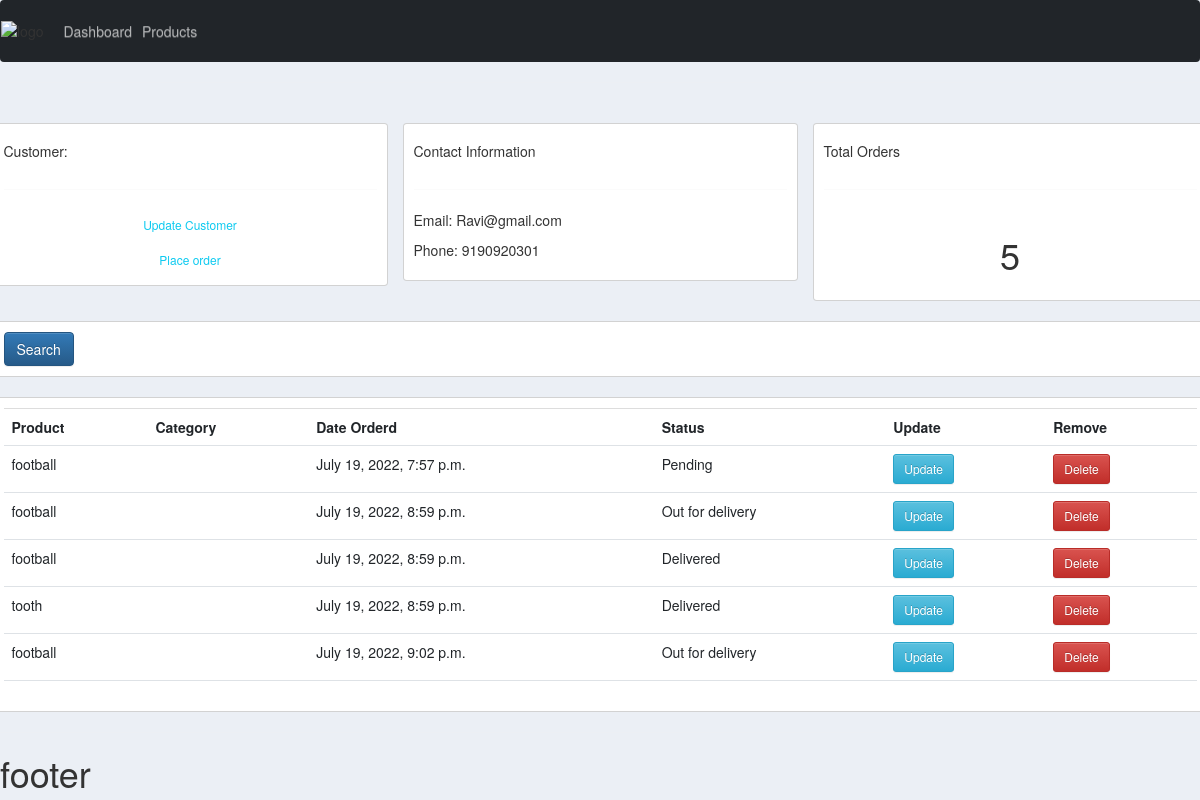
/customer/4/, run on the app's committed database.
### accounts/models.py (models this page shows, shortened)
class Customer(models.Model):
    name = models.CharField(max_length=200, null=True)
    phone  = models.CharField(max_length=200, null=True)
    email = models.CharField(max_length=200, null=True)
    date_created = models.DateTimeField(auto_now_add=True, null =True)

class Order(models.Model):
    STATUS=(
        ('Pending','Pending'),
        ('Out for delivery', 'Out for delivery'),
        ('Delivered','Delivered'),
        )
    customer = models.ForeignKey(Customer, null=True, on_delete=models.SET_NULL)
    product = models.ForeignKey(Product, null=True, on_delete=models.SET_NULL)
    date_created = models.DateTimeField(auto_now_add=True, null =True)
    status = models.CharField(max_length=200, null=True, choices=STATUS)

class Product(models.Model):
    CATAGORY =(
        ('Indoor','Indoor'),
        ('Outdoor','Outdoor'),
    )
    name = models.CharField(max_length=200, null=True)
    price = models.FloatField(null=True)
    category = models.CharField(max_length=200, null=True,choices=CATAGORY)
    description = models.CharField(max_length=200, null=True, blank=True)
    date_created = models.DateTimeField(auto_now_add=True, null =True)
    tags= models.ManyToManyField(Tag)
    def __str__(self):
        return self.name

### accounts/views.py (the view)
# urls.py: path('customer/<str:pk_test>/',views.customer, name='customer'),
def customer(request,pk_test):
    customer = Customer.objects.get(id=pk_test)
    orders= customer.order_set.all()
    context ={'customer':customer,
    'orders':orders,
    }
    return render(request,'accounts/customer.html',context)

### accounts/templates/accounts/customer.html
{% extends 'accounts/main.html'%}
{% block content%}
<br>
<div class="row">
	<div class="col-md">
		<div class="card card-body">
			<h5>Customer:</h5>
			<hr>
			<a class="btn btn-outline-info  btn-sm btn-block" href="">Update Customer</a>
			<a class="btn btn-outline-info  btn-sm btn-block" href="{% url 'create_order' customer.id %}">Place order</a>
		</div>
	</div>
	<div class="col-md">
		<div class="card card-body">
			<h5>Contact Information</h5>
			<hr>
			<p>Email: {{customer.email}}</p>
			<p>Phone: {{customer.phone}} </p>
		</div>
	</div>
	<div class="col-md">
		<div class="card card-body">
			<h5>Total Orders</h5>
			<hr>
			<h1 style="text-align: center;padding: 5px">{{orders.count}}</h1>
		</div>
	</div>
</div>
<br>
<div class="row">
	<div class="col">
		<div class="card card-body">
			<form method="get">
		    <button class="btn btn-primary" type="submit">Search</button>
		  </form>
		</div>
	</div>
</div>
<br>
<div class="row">
	<div class="col-md">
		<div class="card card-body">
			<table class="table table-sm">
				<tr>
					<th>Product</th>
					<th>Category</th>
					<th>Date Orderd</th>
					<th>Status</th>
					<th>Update</th>
					<th>Remove</th>
				</tr>
				{% for order in orders %}
					<tr>
						<td>{{order.product}}</td>
						<td>{{order.category}}</td>
						<td>{{order.date_created}}</td>
						<td>{{order.status}}</td>
						<td><a class="btn btn-sm btn-info" href="{% url 'update_order' order.id %}">Update</a></td>
						<td><a class="btn btn-sm btn-danger" href="{% url 'delete_order' order.id %}">Delete</a></td>
					</tr>
				{% endfor %}
			</table>
		</div>
	</div>
</div>
{% endblock %}

### static/css/main.css (style rules this page uses)
body { background-color: #ebeff5; }

### data on the page
Customer: email "Ravi@gmail.com", phone "9190920301", count "5"
Order: product "football", date_created "July 19, 2022, 7:57 p.m.", status "Pending"
Order: product "football", date_created "July 19, 2022, 8:59 p.m.", status "Out for delivery"
Order: product "football", date_created "July 19, 2022, 8:59 p.m.", status "Delivered"
Order: product "tooth", date_created "July 19, 2022, 8:59 p.m.", status "Delivered"
Order: product "football", date_created "July 19, 2022, 9:02 p.m.", status "Out for delivery"
